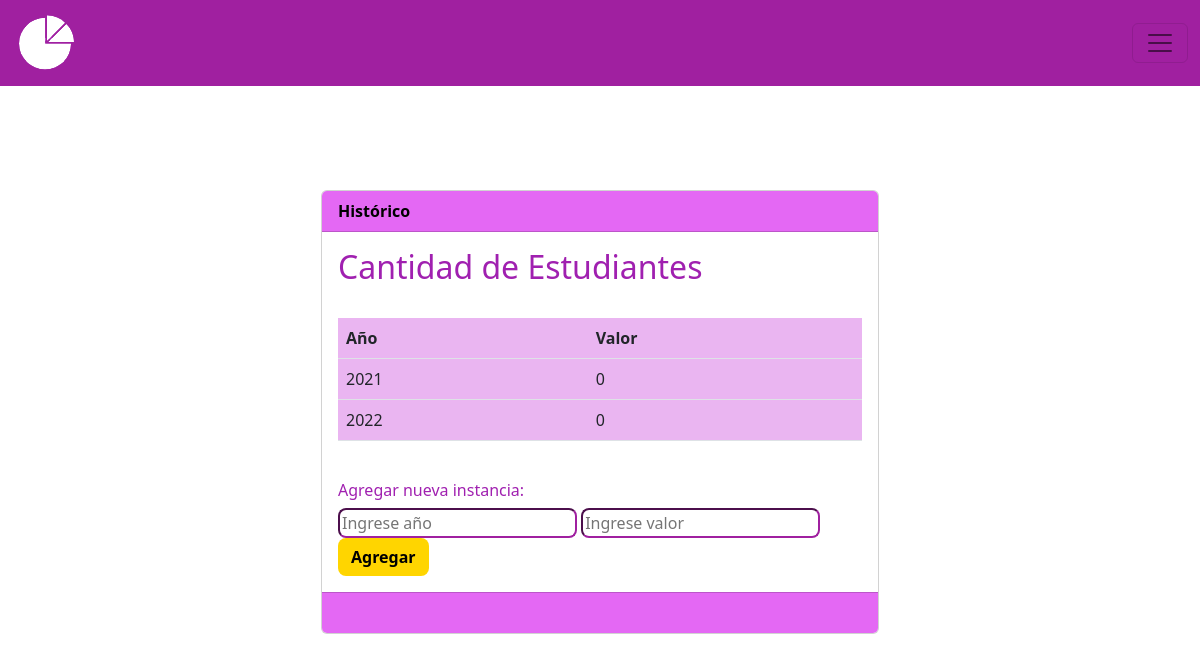
Before: /historial-metrica/1/ with the older database file.
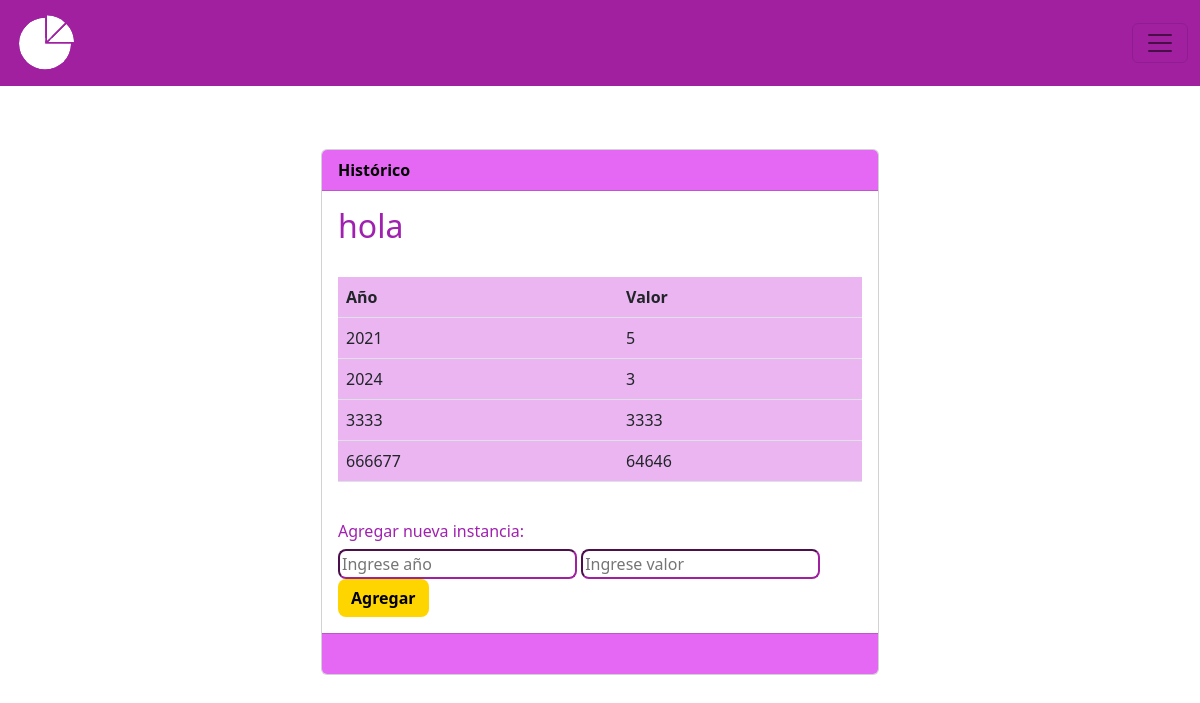
After: the same page with the newer database file.
### MIReApp/models.py (models this page shows, shortened)
class Metrica(models.Model):
    id = models.AutoField(primary_key=True)
    titulo = models.CharField(max_length=100,
                              verbose_name='Título',
                              unique= True,
                              validators= [
                                  RegexValidator(regex= r'^[a-zA-Z\s]*$',
                                                 message="El nombre no puede contener caracteres especiales.",
                                                 code='invalid_nombre')
                              ])
    descripcion = models.TextField(max_length=100, verbose_name='Descripción', null=True)
    unidad_medida = models.CharField(max_length=100,
                                        verbose_name='Unidad de Medida',
                                        validators= [
                                            RegexValidator(regex= r'^[a-zA-Z\s]*$',
                                                            message="La unidad de medida no puede contener caracteres especiales",
                                                            code='invalid_nombre')
                                        ])
    valor = models.IntegerField(verbose_name='Valor', validators=[MinValueValidator(0, message="El valor no puede ser negativo")], default=0)
    frecuencia = models.CharField(max_length=10, choices=FRECUENCIAS)
    year = models.PositiveIntegerField(blank=True, null=True,verbose_name='Ingrese año:')

class HistorialMetrica(models.Model):
    metrica = models.ForeignKey(Metrica, on_delete=models.CASCADE)
    año_historico = models.PositiveIntegerField()
    valor_historico = models.PositiveIntegerField(default=0)  # Agrega un valor predeterminado

### MIReApp/views.py (the view)
# urls.py: path('historial-metrica/<int:metrica_id>/', views.historial_metrica, name='historial_metrica'),
def historial_metrica(request, metrica_id):
    metrica = Metrica.objects.get(id=metrica_id)
    historial = HistorialMetrica.objects.all()
    if request.method == 'POST':
        nuevo_año = request.POST['nuevo_año']
        nuevo_valor = request.POST['nuevo_valor']
        historial_metrica = HistorialMetrica(metrica=metrica, año_historico=nuevo_año, valor_historico=nuevo_valor)
        historial_metrica.save()
        return redirect('historial_metrica', metrica_id=metrica_id)
    return render(request, 'historial_metrica.html', {'metrica': metrica, 'historial': historial})

### MIReApp/templates/historial_metrica.html (shortened to what this page needs)
{% extends "base.html" %}
{% block contenido %}
<center>
<div class="card col-md-6" style="text-align: left;">
    <div class="card-header fw-bold" style="background-color: #e468f4;color: #000000;">
        Histórico
    </div>
    <div class="card-body" >
                <body>
                    <h2>{{ metrica.titulo }}</h2>
                    <br>
                    <table class="table" style="background-color: #eab5f1;">
                        <tr>
                            <th>Año</th>
                            <th>Valor</th>
                        </tr>
                        {% for item in historial %}
                            <tr>
                                <td>{{ item.año_historico }}</td>
                                <td>{{ item.valor_historico }}</td>
                            </tr>
                        {% endfor %}
                    </table>
                    <br>
                    <h6>Agregar nueva instancia:</h6>
                    <form method="post">
                        <input type="number" name="nuevo_año" required class="rounded-3"  placeholder="Ingrese año" style="border-color: #a020a0;">
                        <input type="number" name="nuevo_valor" required class="rounded-3" placeholder="Ingrese valor" style="border-color: #a020a0;">
                        <button type="submit" class="btn rounded-3 fw-bold" style="background-color: #ffd500;color: #000000;">Agregar</button>
                    </form>
                </body>
    </div>
    <div class="card-footer text-muted" style="background-color: #e468f4;">
        <br>
    </div>
</div>
</center>
{% endblock %}

Changed rows visible on the page:
changed Metrica: titulo "Cantidad de Estudiantes" → "hola"
changed HistorialMetrica (number 1 of 4 on the later page): valor_historico "0" → "5"
changed HistorialMetrica (number 2 of 4 on the later page): año_historico "2022" → "2024"; valor_historico "0" → "3"
added HistorialMetrica: año_historico "3333", valor_historico "3333"
added HistorialMetrica: año_historico "666677", valor_historico "64646"
